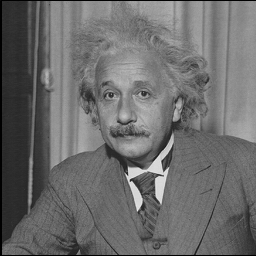
%> input picture cw2/images/einstein.jpg, 256 x 256 px
$ octave ass2_task1.m   (GNU Octave 9; MATLAB toolbox functions it lacks are replaced by stand-ins)
%> lines starting %> are read from the running program, lines starting %| are printed output that depends on the picture
close all; clear; clc;

% Part 1 : Construction of the blurred image
im_original = imread('images/einstein.jpg'); % original image
%> im_original is the input picture: size 256x256 uint8; min 0, max 236, mean 107.8
%im_original = rgb2gray(im_original); % converted in grayscale

%motion_kernel = double(imread('images/testkernel.png')); % h
motion_kernel = fspecial('gaussian', [15 15], 5); % Gaussian blur
motion_kernel = motion_kernel./sum(motion_kernel(:)); % h

blur = imfilter(im_original,motion_kernel,'conv','circular');
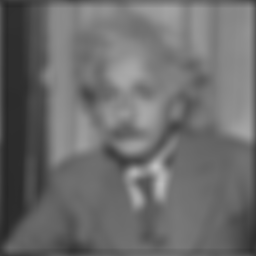
%> blur: size 256x256 uint8; min 39, max 192, mean 107.8

noise_mean = 0;
noise_var = 0.00001; % 10^{-5}

blur_and_noise = imnoise(blur,'gaussian',noise_mean,noise_var); % g

% Part 2 : Deblurring process
blur_and_noise_fft = psf2otf(blur_and_noise); % G (Fourier transform of blurred image)
motion_kernel_fft = psf2otf(motion_kernel, size(blur_and_noise)); % H (Fourier transform of blur filter)
motion_kernel_fft_conj = conj(motion_kernel_fft); % Hc Apply the conjugate to H
motion_kernel_fft_norm = abs(motion_kernel_fft); % |H| Keep the norm of H

restored_image_fft = (motion_kernel_fft_conj./(motion_kernel_fft_norm.^2+0.0005)).*blur_and_noise_fft; % Hc/(|H|^2+K)*G (Wiener filter formula)
restored_image = otf2psf(restored_image_fft); % Get back into normal domain
restored_image = real(restored_image);
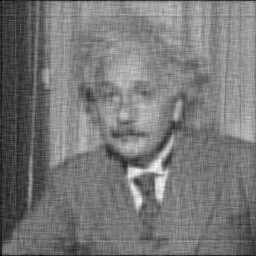
%> restored_image: size 256x256 double; min -19.1, max 250.8, mean 107.7; drawn with min black and max white
%restored_image = restored_image-min(restored_image)/(max(restored_image)-min(restored_image))*255;
figure, imshow([im_original, blur_and_noise, restored_image]);
%> after `imshow([im_original, blur_and_noise, restored_image])`:
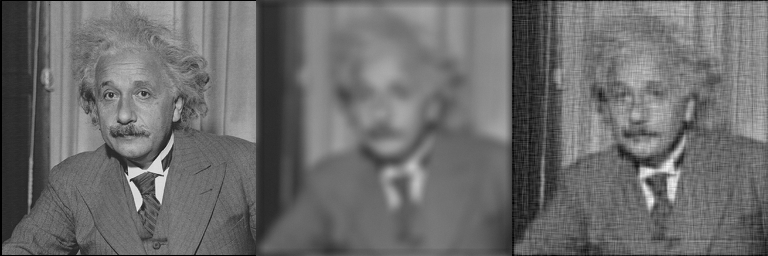
%> displayed picture: size 256x768, on the screen's scale of 0 to 255; min 0, max 251, mean 107.7

$ run again, with cw2/images/baboon.png saved as cw2/images/einstein.jpg
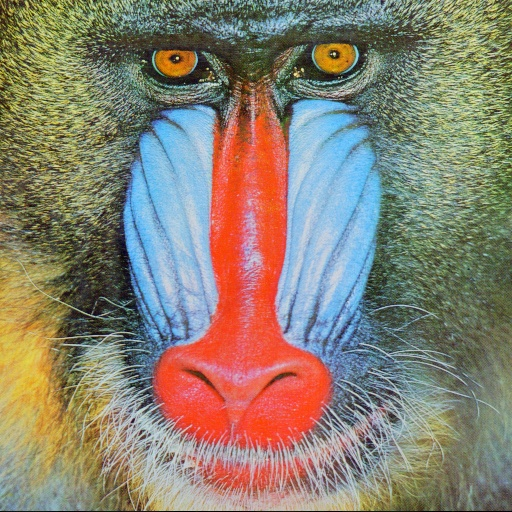
%> input picture cw2/images/baboon.png, 512 x 512 px
%> im_original is the input picture: size 512x512x3 uint8; mean R, G, B 137.4, 128.9, 113.1
%> `restored_image = real(restored_image);`:
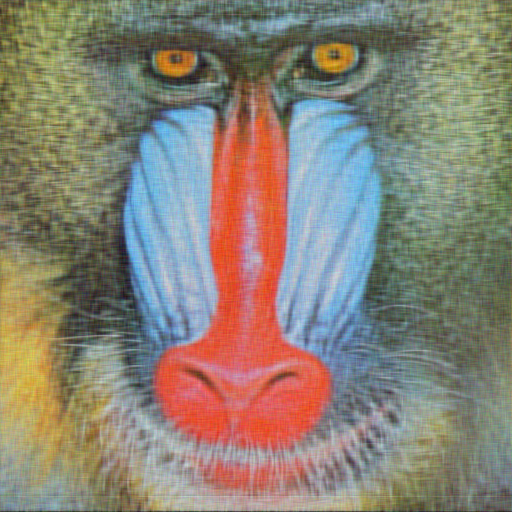
%> restored_image: size 512x512x3 double; mean R, G, B 137.3, 128.8, 113.1; drawn with min black and max white
%> `imshow([im_original, blur_and_noise, restored_image])`:
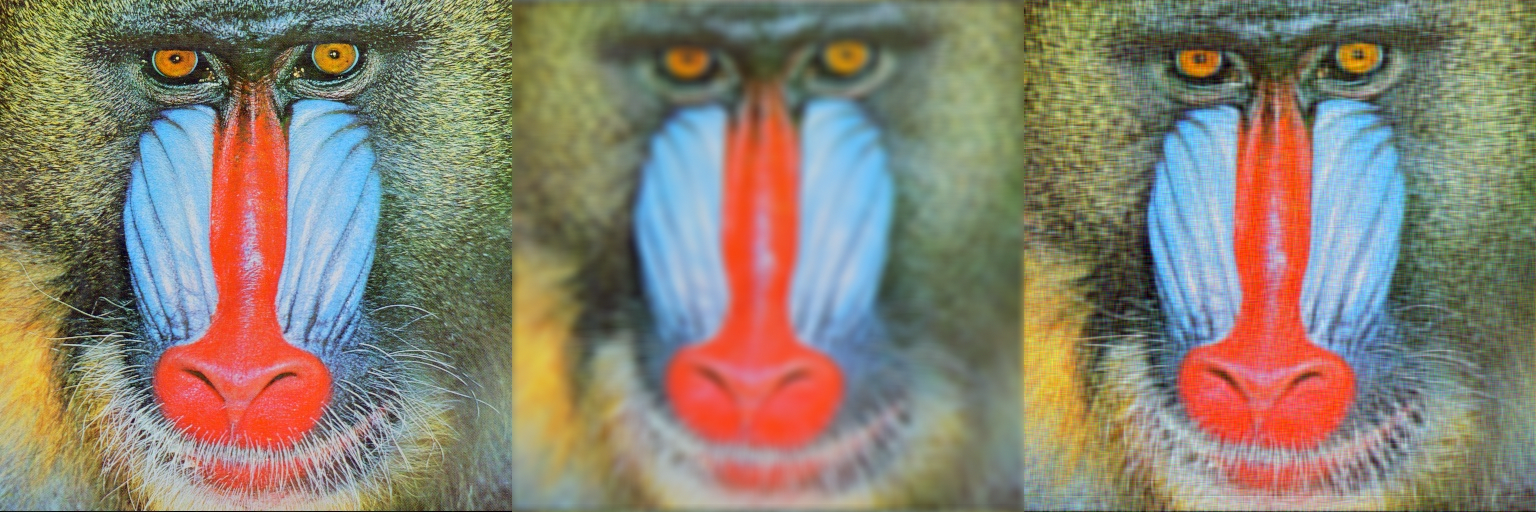
%> displayed picture: size 512x1536x3, on the screen's scale of 0 to 255; mean R, G, B 137.4, 128.8, 113.1
